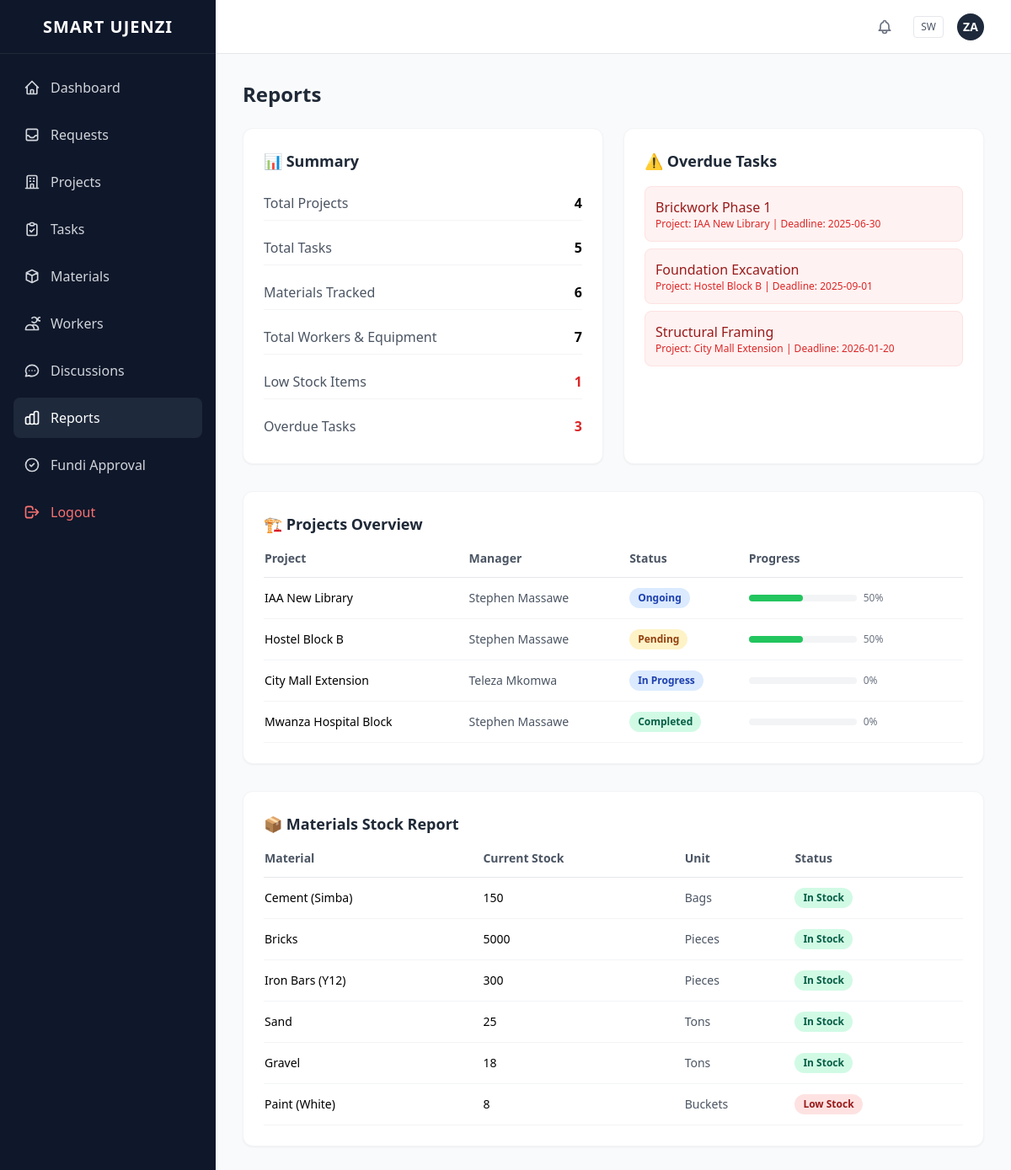
Screenshot of /reports.php (signed in) with the database file from the repository.
### tables this page shows
CREATE TABLE tasks (
    id INT AUTO_INCREMENT PRIMARY KEY,
    project_id INT NOT NULL,
    name VARCHAR(255) NOT NULL,
    description TEXT,
    status VARCHAR(50) DEFAULT 'Not Started',
    fundi_id INT,
    deadline DATE,
    FOREIGN KEY(project_id) REFERENCES projects(id),
    FOREIGN KEY(fundi_id) REFERENCES users(id)
);

CREATE TABLE projects (
    id INT AUTO_INCREMENT PRIMARY KEY,
    name VARCHAR(255) NOT NULL,
    description TEXT,
    status VARCHAR(50) DEFAULT 'Pending',
    project_manager_id INT,
    customer_id INT,
    start_date DATE,
    end_date DATE,
    FOREIGN KEY(project_manager_id) REFERENCES users(id)
);

CREATE TABLE users (
    id INT AUTO_INCREMENT PRIMARY KEY,
    name VARCHAR(255) NOT NULL,               
    email VARCHAR(255) UNIQUE NOT NULL,        
    password VARCHAR(255) NOT NULL,            
    role VARCHAR(50) NOT NULL,                 
    location VARCHAR(255) DEFAULT '',           
    skills TEXT DEFAULT '',                       
    approved TINYINT(1) DEFAULT 1                
);

CREATE TABLE materials (
    id INT AUTO_INCREMENT PRIMARY KEY,
    name VARCHAR(255) NOT NULL,               
    quantity INT DEFAULT 0,                    
    unit VARCHAR(50) NOT NULL,                
    low_stock_threshold INT DEFAULT 10        
);

### includes/config.php (called while the page is built, shortened)
<?php
function getDB(): PDO {
    static $pdo = null;
    if ($pdo === null) {
        try {
            $dsn = DB_SOCKET && DB_USER === ''
                ? "mysql:unix_socket=" . DB_SOCKET . ";dbname=" . DB_NAME . ";charset=utf8mb4"
                : "mysql:host=" . DB_HOST . ";dbname=" . DB_NAME . ";charset=utf8mb4";
            $pdo = new PDO($dsn, DB_USER, DB_PASS, [
                PDO::ATTR_ERRMODE => PDO::ERRMODE_EXCEPTION,
                PDO::ATTR_DEFAULT_FETCH_MODE => PDO::FETCH_ASSOC,
            ]);
        } catch (PDOException $e) {
            if (APP_ENV === 'production') {
                die('Database connection failed. Please check your configuration.');
            }
            throw $e;
        }
    }
    return $pdo;
}

### includes/functions.php (called while the page is built, shortened)
<?php
require_once __DIR__ . '/config.php';
function runQuery(string $sql, array $params = []): array {
    $stmt = getDB()->prepare($sql);
    $stmt->execute($params);
    return $stmt->fetchAll();
}

### reports.php (the view, shortened to what this page needs)
<?php
require_once __DIR__ . '/includes/functions.php';
require_once __DIR__ . '/includes/header.php';
$projects = runQuery('SELECT p.*, u.name as manager_name FROM projects p LEFT JOIN users u ON p.project_manager_id = u.id');
$tasks = runQuery('SELECT t.*, p.name as project_name FROM tasks t LEFT JOIN projects p ON t.project_id = p.id');
$materials = runQuery('SELECT * FROM materials');
$resources = runQuery('SELECT * FROM resources');
$lowStock = array_filter($materials, fn($m) => $m['quantity'] <= $m['low_stock_threshold']);
$overdue = [];
foreach ($tasks as $t) {
    if ($t['deadline'] && $t['status'] !== 'Completed' && $t['deadline'] < date('Y-m-d')) {
        $overdue[] = $t;
    }
}
?>
<div class="grid grid-cols-1 lg:grid-cols-2 gap-6 mb-8">
    <div class="bg-white rounded-xl shadow-sm border border-gray-100 p-6">
        <h3 class="text-lg font-bold text-gray-800 mb-4">📊 Summary</h3>
        <div class="space-y-3">
            <div class="flex justify-between py-2 border-b border-gray-100">
                <span class="text-gray-600">Total Projects</span>
                <span class="font-bold"><?= count($projects) ?></span>
            </div>
            <div class="flex justify-between py-2 border-b border-gray-100">
                <span class="text-gray-600">Total Tasks</span>
                <span class="font-bold"><?= count($tasks) ?></span>
            </div>
            <div class="flex justify-between py-2 border-b border-gray-100">
                <span class="text-gray-600">Materials Tracked</span>
                <span class="font-bold"><?= count($materials) ?></span>
            </div>
            <div class="flex justify-between py-2 border-b border-gray-100">
                <span class="text-gray-600">Total Workers & Equipment</span>
                <span class="font-bold"><?= count($resources) ?></span>
            </div>
            <div class="flex justify-between py-2 border-b border-gray-100">
                <span class="text-gray-600">Low Stock Items</span>
                <span class="font-bold text-red-600"><?= count($lowStock) ?></span>
            </div>
            <div class="flex justify-between py-2">
                <span class="text-gray-600">Overdue Tasks</span>
                <span class="font-bold text-red-600"><?= count($overdue) ?></span>
            </div>
        </div>
    </div>
    <div class="bg-white rounded-xl shadow-sm border border-gray-100 p-6">
        <h3 class="text-lg font-bold text-gray-800 mb-4">⚠️ Overdue Tasks</h3>
        <?php if (empty($overdue)): ?>
            <p class="text-gray-500 text-sm">No overdue tasks. All tasks are on track!</p>
        <?php else: ?>
            <div class="space-y-2">
                <?php foreach ($overdue as $t): ?>
                    <div class="p-3 bg-red-50 border border-red-100 rounded-lg">
                        <p class="font-medium text-red-800"><?= htmlspecialchars($t['name']) ?></p>
                        <p class="text-xs text-red-600">Project: <?= htmlspecialchars($t['project_name'] ?? '—') ?> | Deadline: <?= $t['deadline'] ?></p>
                    </div>
                <?php endforeach; ?>
            </div>
        <?php endif; ?>
    </div>
</div>
<div class="bg-white rounded-xl shadow-sm border border-gray-100 p-6 mb-8">
    <h3 class="text-lg font-bold text-gray-800 mb-4">🏗️ Projects Overview</h3>
    <div class="overflow-x-auto">
        <table class="w-full text-sm">
            <thead>
                <tr class="border-b border-gray-200 text-left">
                    <th class="pb-3 font-semibold text-gray-600">Project</th>
                    <th class="pb-3 font-semibold text-gray-600">Manager</th>
                    <th class="pb-3 font-semibold text-gray-600">Status</th>
                    <th class="pb-3 font-semibold text-gray-600">Progress</th>
                </tr>
            </thead>
            <tbody>
                <?php foreach ($projects as $p): ?>
                <?php
                    $totalTasks = runQuery('SELECT COUNT(*) as c FROM tasks WHERE project_id = ?', [$p['id']])[0]['c'];
                    $completedTasks = runQuery('SELECT COUNT(*) as c FROM tasks WHERE project_id = ? AND status = "Completed"', [$p['id']])[0]['c'];
                    $progress = $totalTasks > 0 ? round(($completedTasks / $totalTasks) * 100) : 0;
                ?>
                <tr class="border-b border-gray-100">
                    <td class="py-3 font-medium"><?= htmlspecialchars($p['name']) ?></td>
                    <td class="py-3 text-gray-600"><?= htmlspecialchars($p['manager_name'] ?? '—') ?></td>
                    <td class="py-3">
                        <span class="badge <?= $p['status'] === 'Completed' ? 'badge-green' : ($p['status'] === 'Pending' ? 'badge-yellow' : 'badge-blue') ?>"><?= $p['status'] ?></span>
                    </td>
                    <td class="py-3">
                        <div class="flex items-center space-x-2">
                            <div class="w-32 bg-gray-100 rounded-full h-2">
                                <div class="bg-green-500 h-2 rounded-full" style="width: <?= $progress ?>%"></div>
                            </div>
                            <span class="text-xs text-gray-500"><?= $progress ?>%</span>
                        </div>
                    </td>
                </tr>
                <?php endforeach; ?>
            </tbody>
        </table>
    </div>
</div>
<div class="bg-white rounded-xl shadow-sm border border-gray-100 p-6">
    <h3 class="text-lg font-bold text-gray-800 mb-4">📦 Materials Stock Report</h3>
    <div class="overflow-x-auto">
        <table class="w-full text-sm">
            <thead>
                <tr class="border-b border-gray-200 text-left">
                    <th class="pb-3 font-semibold text-gray-600">Material</th>
                    <th class="pb-3 font-semibold text-gray-600">Current Stock</th>
                    <th class="pb-3 font-semibold text-gray-600">Unit</th>
                    <th class="pb-3 font-semibold text-gray-600">Status</th>
                </tr>
            </thead>
            <tbody>
                <?php foreach ($materials as $m): ?>
                <tr class="border-b border-gray-100">
                    <td class="py-3"><?= htmlspecialchars($m['name']) ?></td>
                    <td class="py-3 font-medium"><?= $m['quantity'] ?></td>
                    <td class="py-3 text-gray-600"><?= htmlspecialchars($m['unit']) ?></td>
                    <td class="py-3">
                        <?php if ($m['quantity'] <= $m['low_stock_threshold']): ?>
                            <span class="badge badge-red">Low Stock</span>
                        <?php else: ?>
                            <span class="badge badge-green">In Stock</span>
                        <?php endif; ?>
                    </td>
                </tr>
                <?php endforeach; ?>
            </tbody>
        </table>
    </div>
</div>
<?php require_once __DIR__ . '/includes/footer.php'; ?>

### assets/css/style.css (style rules this page uses)
.badge { display: inline-flex; align-items: center; padding: 2px 10px; border-radius: 9999px; font-size: 0.75rem; font-weight: 600; }
.badge-green { background-color: #d1fae5; color: #065f46; }
.badge-blue { background-color: #dbeafe; color: #1e40af; }
.badge-red { background-color: #fee2e2; color: #991b1b; }
.badge-yellow { background-color: #fef3c7; color: #92400e; }

### rows the page displays
tasks: name "Brickwork Phase 1", project.name "IAA New Library", deadline "2025-06-30"
tasks: name "Foundation Excavation", project.name "Hostel Block B", deadline "2025-09-01"
tasks: name "Structural Framing", project.name "City Mall Extension", deadline "2026-01-20"
projects: name "IAA New Library", project_manager.name "Stephen Massawe", status "Ongoing", progress "50"
projects: name "Hostel Block B", project_manager.name "Stephen Massawe", status "Pending", progress "50"
projects: name "City Mall Extension", project_manager.name "Teleza Mkomwa", status "In Progress", progress "0"
projects: name "Mwanza Hospital Block", project_manager.name "Stephen Massawe", status "Completed", progress "0"
materials: name "Cement (Simba)", quantity "150", unit "Bags", low_stock_threshold "In Stock"
materials: name "Bricks", quantity "5000", unit "Pieces", low_stock_threshold "In Stock"
materials: name "Iron Bars (Y12)", quantity "300", unit "Pieces", low_stock_threshold "In Stock"
materials: name "Sand", quantity "25", unit "Tons", low_stock_threshold "In Stock"
materials: name "Gravel", quantity "18", unit "Tons", low_stock_threshold "In Stock"
materials: name "Paint (White)", quantity "8", unit "Buckets", low_stock_threshold "Low Stock"

### other values shown
$item['name'] "Dashboard"
$item['name'] "Requests"
$item['name'] "Projects"
$item['name'] "Tasks"
$item['name'] "Materials"
$item['name'] "Workers"
$item['name'] "Discussions"
$item['name'] "Reports"
$item['name'] "Fundi Approval"
substr($userName, 0, 2) "ZA"
$pageTitle "Reports"
count($projects) "4"
count($tasks) "5"
count($materials) "6"
count($resources) "7"
